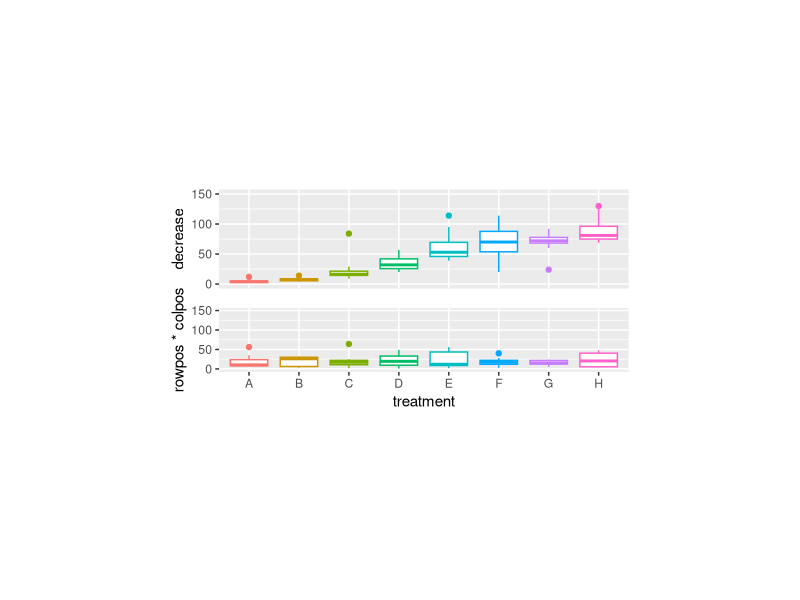
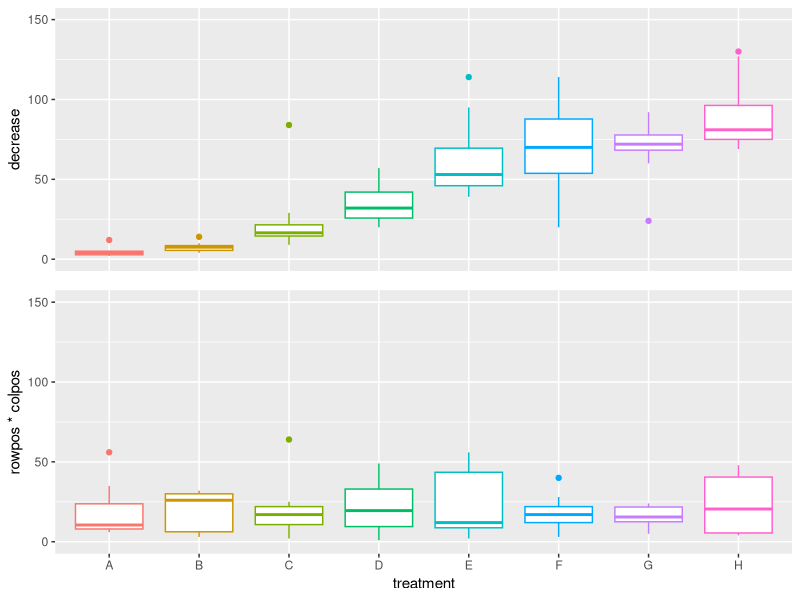
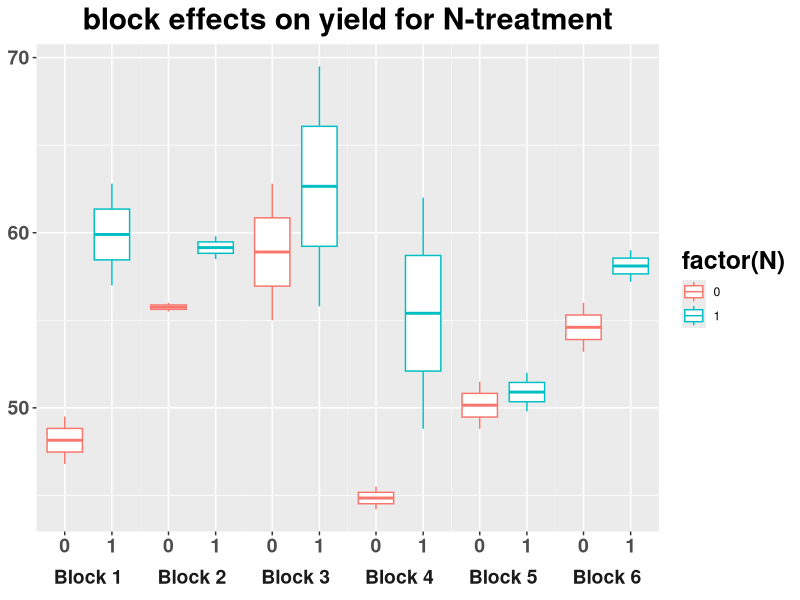
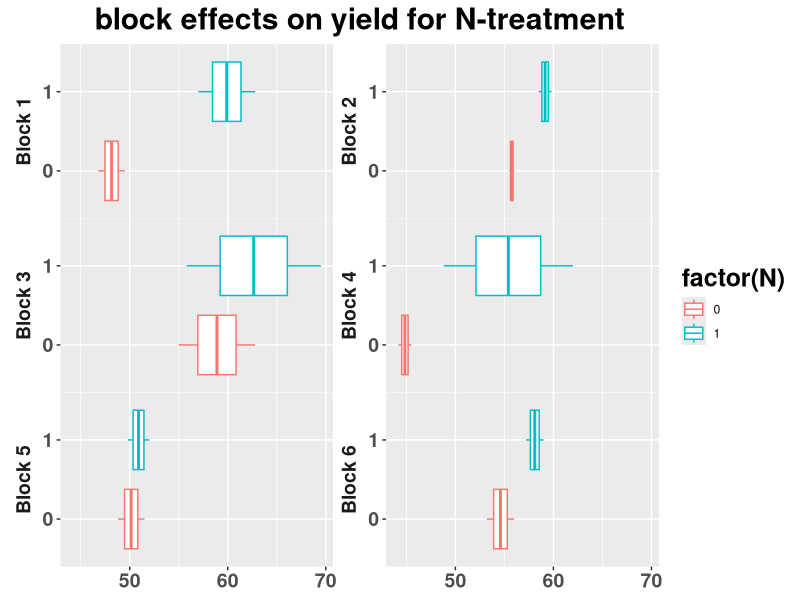
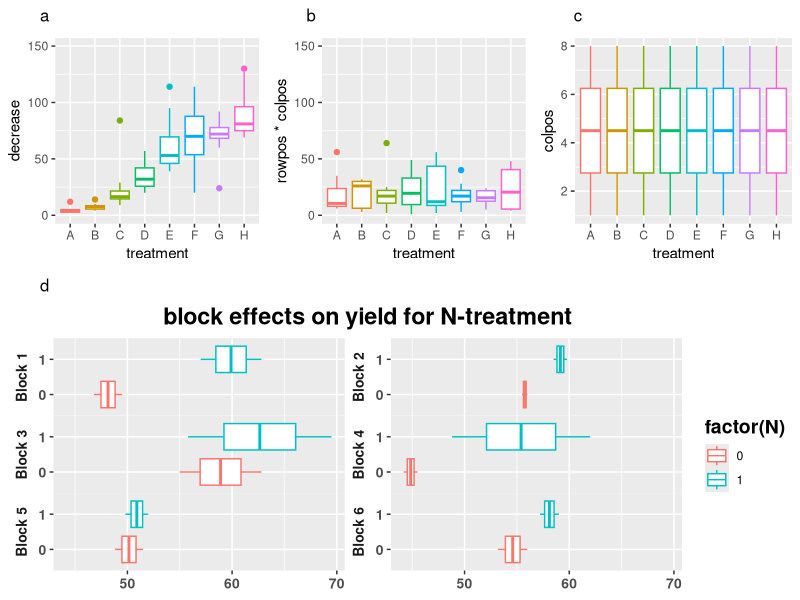
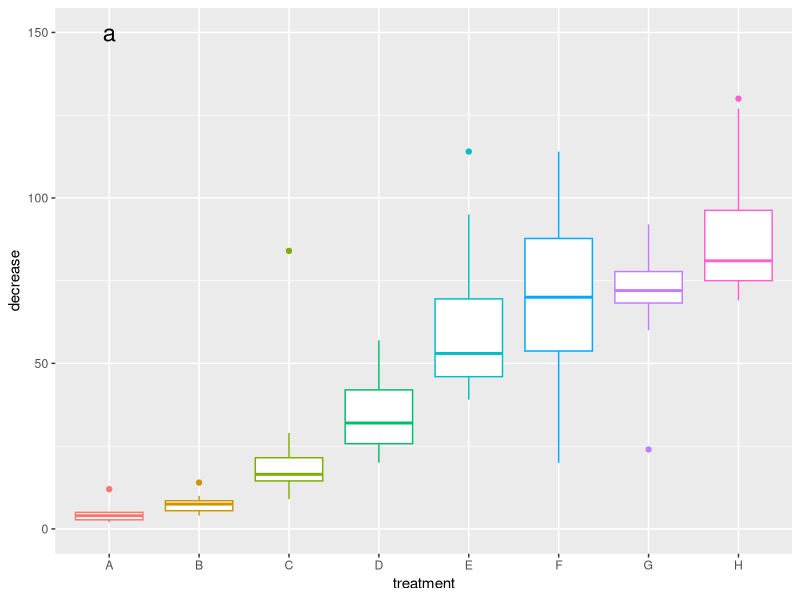

These charts were generated, in order, by the following R code:
## ---- chunk 1
#packages needed
library(ggplot2)
library(grid)
library(gridExtra)
library(gtable)
## ---- chunk 2
# figure without x-axis and labels
fig1 <- ggplot(OrchardSprays, aes(treatment, decrease, colour=factor(treatment)))+
  geom_boxplot()+
  ylim(ymin=0, ymax=150)+
  theme(legend.position='none',
        axis.title.x=element_blank(),
        axis.text.x=element_blank(),
        axis.ticks.x=element_blank())



fig2 <- ggplot(OrchardSprays, aes(treatment, rowpos*colpos, colour=factor(treatment)))+
  geom_boxplot()+
  ylim(ymin=0, ymax=150)+
  theme(legend.position='none')

fig3 <- ggplot(OrchardSprays, aes(treatment, colpos, colour=factor(treatment)))+
  geom_boxplot()
## ---- chunk 3
g1 <- ggplotGrob(fig1) 
g2 <- ggplotGrob(fig2)

mat <- matrix(list(g1,g2), nrow=2)
a <- gtable_matrix(name = "demo", grobs = mat, 
                   widths = unit(c(12), "cm"), 
                   heights = unit(c(3, 3), "cm"))
grid.newpage()
grid.draw(a)
## ---- chunk 4
# define panel.hist function based on the code from ?pairs

panel.hist <- function(x, ...)
{
	usr <- par("usr"); on.exit(par(usr))
	par(usr = c(usr[1:2], 0, 1.5) )
	h <- hist(x, plot = FALSE)
	breaks <- h$breaks; nB <- length(breaks)
	y <- h$counts; y <- y/max(y)
	rect(breaks[-nB], 0, breaks[-1], y, col = "cyan", ...)
}

# define panel.cor function based on the code from ?pairs

panel.cor <- function(x, y, digits = 2, prefix = "", cex.cor, ...)
{
	usr <- par("usr"); on.exit(par(usr))
	par(usr = c(0, 1, 0, 1))
	r <- abs(cor(x, y))
	txt <- format(c(r, 0.123456789), digits = digits)[1]
	txt <- paste0(prefix, txt)
	if(missing(cex.cor)) cex.cor <- 0.8/strwidth(txt)
	text(0.5, 0.5, txt, cex = cex.cor * r)
}

# function to arrange plots borrowed from "https://github.com/baptiste/gridextra/wiki/arranging-ggplot#fix-the-panel-size"

gtable_frame <- function(g, width=unit(1,"null"), height=unit(1,"null")){
  panels <- g[["layout"]][grepl("panel", g[["layout"]][["name"]]), ]
  ll <- unique(panels$l)
  tt <- unique(panels$t)
  
  fixed_ar <- g$respect
  if(fixed_ar) { # there lies madness, we want to align with aspect ratio constraints
    ar <- as.numeric(g$heights[tt[1]]) / as.numeric(g$widths[ll[1]])
    print(ar)
    height <- width * ar
    g$respect <- FALSE
  }
  
  core <- g[seq(min(tt), max(tt)), seq(min(ll), max(ll))]
  top <- g[seq(1, min(tt)-1), ]
  bottom <- g[seq(max(tt)+1, nrow(g)), ]
  left <- g[, seq(1, min(ll)-1)]
  right <- g[, seq(max(ll)+1, ncol(g))]
  
  fg <- nullGrob()
  lg <-  if(length(left))  g[seq(min(tt), max(tt)), seq(1, min(ll)-1)] else fg
  rg <- if(length(right)) g[seq(min(tt), max(tt)), seq(max(ll)+1,ncol(g))] else fg
  grobs = list(fg, g[seq(1, min(tt)-1), seq(min(ll), max(ll))], fg, 
               lg, g[seq(min(tt), max(tt)), seq(min(ll), max(ll))], rg, 
               fg, g[seq(max(tt)+1, nrow(g)), seq(min(ll), max(ll))], fg)
  widths <- unit.c(sum(left$widths), width, sum(right$widths))
  heights <- unit.c(sum(top$heights), height, sum(bottom$heights))
  all <- gtable_matrix("all", grobs = matrix(grobs, ncol=3, nrow=3, byrow = TRUE), 
                       widths = widths, heights = heights)
  all[["layout"]][5,"name"] <- "panel" # make sure knows where the panel is
  if(fixed_ar)  all$respect <- TRUE
  all
}

## ---- chunk 5
g1 <- ggplotGrob(fig1) 
g2 <- ggplotGrob(fig2)

fg1 <- gtable_frame(g1) #using function defined in the previous chunk
fg2 <- gtable_frame(g2) #using function defined in the previous chunk
fg12 <- rbind(fg1,fg2, size = "last")
grid.newpage()
grid.draw(fg12)

#setwd("D:/Bksercu/OneDrive - UGent/WE11c112/Bksercu/PhD/data/analysis/light_availability_paper")
#ggsave(file="plots/tree_shrub_cover_review_numbered.tiff", width = 20, height = 20, units = "cm",dpi=300, fg12)
## ---- chunk 6

labels <- c("1" = "Block 1", "2"= "Block 2", "3" = "Block 3", "4"= "Block 4", "5"= "Block 5", "6"= "Block 6")

ggplot(npk, aes(N, yield, colour=factor(N)))+
  geom_boxplot()+
  labs(title="block effects on yield for N-treatment", y= "yield")+
  facet_wrap(~block,ncol=6,strip.position = "bottom", scales = "free_x",
             labeller=labeller(block = labels))+
  theme(axis.text=element_text(size=14, face="bold", angle=0),
        axis.title=element_text(size=16,face="bold"),
        axis.title.x=element_blank(),
        axis.title.y=element_blank(),
        title=element_text(size=18,face="bold"),
        plot.title = element_text(hjust = 0.5),
        panel.spacing = unit(0, "lines"), 
        strip.background = element_blank(),
        strip.placement = "outside", 
        strip.text =element_text(size=14, face="bold", angle=0))

# horizontal boxplots with coord_flip()
fig4 <- ggplot(npk, aes(N, yield, colour=factor(N)))+
  geom_boxplot()+
  coord_flip()+
  labs(title="block effects on yield for N-treatment", y= "yield")+
  facet_wrap(~block,nrow=3,strip.position = "left", scales = "free_y",
             labeller=labeller(block = labels))+
  theme(axis.text=element_text(size=14, face="bold", angle=0),
        axis.title=element_text(size=16,face="bold"),
        axis.title.x=element_blank(),
        axis.title.y=element_blank(),
        title=element_text(size=18,face="bold"),
        plot.title = element_text(hjust = 0.5),
        panel.spacing = unit(0, "lines"), 
        strip.background = element_blank(),
        strip.placement = "outside", 
        strip.text =element_text(size=14, face="bold", angle=0))

fig4
## ---- chunk 7

fig1 <- ggplot(OrchardSprays, aes(treatment, decrease, colour=factor(treatment)))+
  geom_boxplot()+
  ylim(ymin=0, ymax=150)+
  theme(legend.position='none')

fig2 <- ggplot(OrchardSprays, aes(treatment, rowpos*colpos, colour=factor(treatment)))+
  geom_boxplot()+
  ylim(ymin=0, ymax=150)+
  theme(legend.position='none')

fig3 <- ggplot(OrchardSprays, aes(treatment, colpos, colour=factor(treatment)))+
  geom_boxplot()+
  theme(legend.position='none')


# horizontal boxplots with coord_flip()
labels <- c("1" = "Block 1", "2"= "Block 2", "3" = "Block 3", "4"= "Block 4", "5"= "Block 5", "6"= "Block 6")

fig4 <- ggplot(npk, aes(N, yield, colour=factor(N)))+
  geom_boxplot()+
  coord_flip()+
  labs(title="block effects on yield for N-treatment", y= "yield")+
  facet_wrap(~block,nrow=3,strip.position = "left", scales = "free_y",
             labeller=labeller(block = labels))+
  theme(axis.text=element_text(size=10, face="bold", angle=0),
        axis.title=element_text(size=12,face="bold"),
        axis.title.x=element_blank(),
        axis.title.y=element_blank(),
        title=element_text(size=14,face="bold"),
        plot.title = element_text(hjust = 0.5),
        panel.spacing = unit(0, "lines"), 
        strip.background = element_blank(),
        strip.placement = "outside", 
        strip.text =element_text(size=10, face="bold", angle=0))

## ---- chunk 8
# create a layout as you want it where each number is a separate Grob (figure or textgrob)

lay <- rbind(c(1,NA,NA,2,NA,NA,3,NA,NA),
             c(4,4,4,5,5,5,6,6,6),
             c(4,4,4,5,5,5,6,6,6),
             c(4,4,4,5,5,5,6,6,6),
             c(4,4,4,5,5,5,6,6,6),
             c(4,4,4,5,5,5,6,6,6),
             c(4,4,4,5,5,5,6,6,6),
             c(4,4,4,5,5,5,6,6,6),
             c(4,4,4,5,5,5,6,6,6),
             c(7,NA,NA,NA,NA,NA,NA,NA,NA),
             c(10,10,10,10,10,10,10,10,10),
             c(10,10,10,10,10,10,10,10,10),
             c(10,10,10,10,10,10,10,10,10),
             c(10,10,10,10,10,10,10,10,10),
             c(10,10,10,10,10,10,10,10,10),
             c(10,10,10,10,10,10,10,10,10),
             c(10,10,10,10,10,10,10,10,10),
             c(10,10,10,10,10,10,10,10,10),
             c(10,10,10,10,10,10,10,10,10),
             c(10,10,10,10,10,10,10,10,10))

# define textgrobs
t_a <- textGrob("a")
t_b <- textGrob("b")
t_c <- textGrob("c")
t_d <- textGrob("d")


g_1 <- arrangeGrob(t_a, t_b, t_c, fig1, fig2, fig3, t_d, fig4, layout_matrix = lay) # write the grobs in the correct order
grid.newpage()
grid.draw(g_1)
## ---- chunk 9
ggplot(OrchardSprays, aes(treatment, decrease, colour=factor(treatment)))+
  geom_boxplot()+
  ylim(ymin=0, ymax=150)+
  theme(legend.position='none')+
  annotate("text",x=1,y=150,label="a",size=6)

